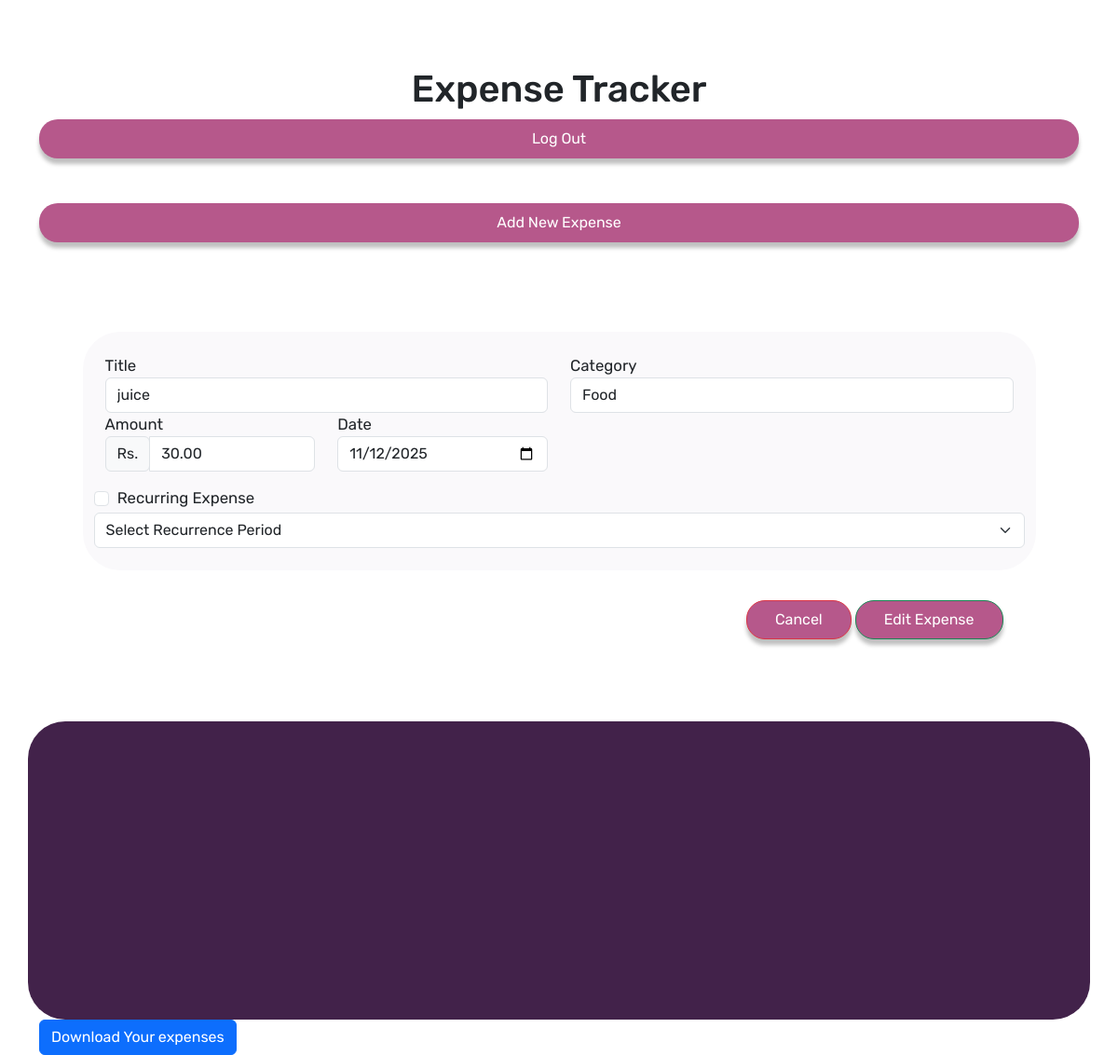
/expenses/12/editExpense/ (signed in), run on the app's committed database.
### expenses/models.py (models this page shows, shortened)
class Expense(models.Model):
    user = models.ForeignKey(User,on_delete=models.CASCADE,related_name='expenses')
    expenseId = models.AutoField(primary_key=True)
    title=models.CharField(max_length=100)
    amount = models.DecimalField(max_digits=10,decimal_places=2)
    category= models.CharField(max_length=100)
    date = models.DateField(default=datetime.date.today)
    is_recurring = models.BooleanField(default=False)
    recurrence_period = models.CharField(
        max_length = 20,
        choices = [('daily','Daily'),('weekly','Weekly'),('monthly','Monthly'),('yearly','Yearly')],
        null=True,
        blank=True
    )
    next_due_date = models.DateField(null=True,blank=True)

### expenses/views.py (the view)
# urls.py: path('<int:expenseId>/editExpense/',views.editExpense,name='editExpense'),
@login_required
def editExpense(request,expenseId):
    expense=get_object_or_404(Expense,pk=expenseId)
    if request.method=='POST':
        expense.title = request.POST.get('title')
        expense.category = request.POST.get('category')
        expense.amount = request.POST.get('amount')
        expense.date = request.POST.get('date')
        is_recurring = request.POST.get('is_recurring')
        if is_recurring=='on':
            expense.is_recurring=True
        else:
            expense.is_recurring=False
        expense.save()
        return redirect('index')
    else:
        return render(request,'editExpense.html',{'expense':expense})

### expenses/templates/editExpense.html (shortened to what this page needs)
{% extends "layout.html" %}
{% block addExpenseForm %}
    <div class="col-11 new-expense__controls mt-5 mb-3 px-4 py-4 mx-auto">
    <form method="post" action="{% url 'editExpense' expense.expenseId %}">
                        <div class="row">
                            <div class="col-md-8 col-lg-6">
                                <label for="title">Title</label>
                                <input type="text" class="form-control" id="title" name="title" value={{expense.title}}>
                            </div>
                            <div class="col-md-8 col-lg-6">
                                <label for="title">Category</label>
                                <input type="text" class="form-control" id="category" name="category" value={{expense.category}}>
                            </div>
                            <div class="col-md-4 col-lg-3">
                                <label for="amount">Amount</label>
                                <div class="input-group mb-3">
                                    <div class="input-group-prepend">
                                    <span class="input-group-text">Rs.</span>
                                    </div>
                                    <input type="number" min="0.01" step="0.01"
                                        class="form-control" id="amount" name="amount" value="{{expense.amount}}"
                                        aria-label="Rupees amount (with dot and two decimal places)">
                                </div>
                            </div>
                            <div class="col-12 col-lg-3">
                                <label for="date">Date</label>
                                <input type="date" min="0.01" step="0.01" class="form-control" name="date" value={{expense.date|date:'Y-m-d' }}>
                            </div>
                            <div class="form-check">
                                <input class="form-check-input" type="checkbox" name="is_recurring" id="recurringCheck">
                                <label class="form-check-label" for="recurringCheck">Recurring Expense</label>
                            </div>
                            <select name="recurrence_period" class="form-select">
                                <option value="">Select Recurrence Period</option>
                            </select>
                        </div>
                        </div>
                    </div>
                    <div class="col-11 new-expense__actions px-4 py-3 mx-auto d-flex justify-content-end">
                        <div>
                            <a href="{% url 'index' %}" class="expense-controls__btn btn btn-danger">Cancel</a>
                            <button type="submit" class="expense-controls__btn btn btn-success">Edit Expense</button>
                        </div>
            </div>
{% endblock %}

### static/app.css (style rules this page uses)
html { font-size: 16px; }
body { font-family: 'Rubik', sans-serif !important; }
.new-expense__controls { background-color: #FAF9FB; border-radius: 40px; }
.expense-controls__btn { background-color: #B6588B !important; box-shadow: 0px 6px 4px rgba(0, 0, 0, 0.25); border: none; color: white !important; border-radius: 20px !important; padding: 8px 30px !important; }

### data on the page
Expense: title "juice", category "Food", amount "30.00", date "11/12/2025"
